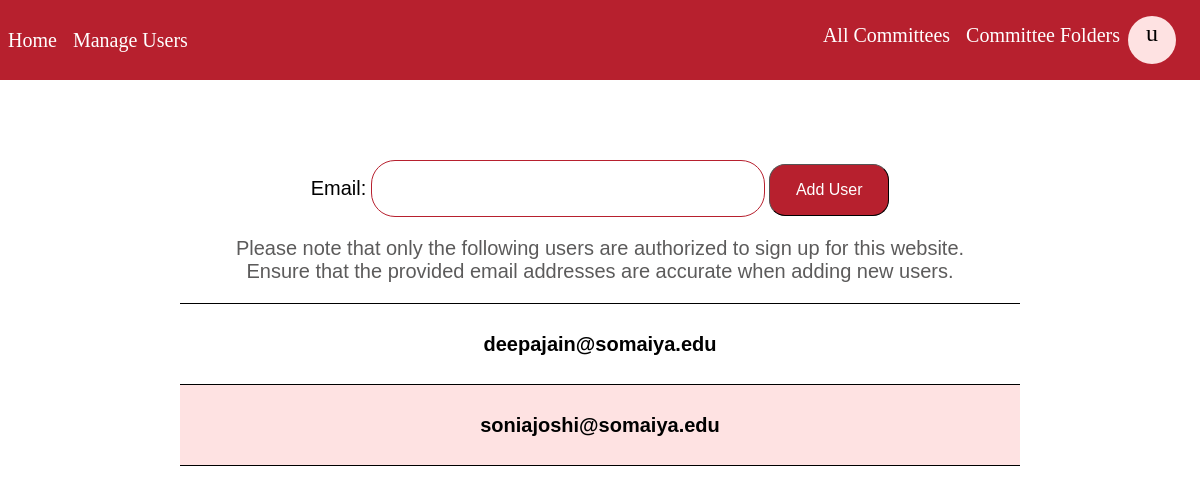
The app's page /users_allowed/ (signed in) with its own data.
### base/models.py (models this page shows, shortened)
class User(AbstractUser):
    avatar = models.ImageField(null = True, upload_to = "images/", blank = True)
    honorific = models.CharField(max_length = 200, null = True, blank = True)
    pname = models.CharField(max_length = 200, null = True)
    email = models.EmailField(unique = True, null = True)
    position = models.CharField(max_length = 200, null = True)
    number = models.BigIntegerField(null = True)
    department = models.ForeignKey(Department,on_delete=models.SET_NULL,null=True)
    is_verified = models.BooleanField(default = False)
    auth_token = models.CharField(max_length = 200)
    password_token = models.CharField(max_length = 200)
    USERNAME_FIELD = 'email'
    REQUIRED_FIELDS = ['pname', 'username']

class UserList(models.Model):
    email = models.EmailField(unique = True, max_length = 200)

### base/views.py (the view)
# urls.py: path('users_allowed/', views.users_allowed, name = 'users_allowed'),
@login_required(login_url='login')
def users_allowed(request):
    if request.user.is_superuser:
        users = UserList.objects.all()
        context = {'users': users}
        if request.method == "POST":
            form = UserListForm(request.POST)
            if form.is_valid():
                email = form['email']
                email = form.save()
                messages.success(request, 'User Added.')
                subject = "Access granted to use CommConnect"
                message = f"You can now register and use the features of CommConnect to manage all directories of the committees you're a part of! Check out the website at http://commconnect.pythonanywhere.com"
                email_from = settings.EMAIL_HOST_USER
                recipient_list = [email]
                send_mail(subject, message, email_from, recipient_list)
                return redirect('users_allowed')
        else:
            form = UserListForm()
        context['form'] = form
        return render(request, 'base/userlist.html', context)
    else:
        return redirect('home')

### base/forms.py
class UserListForm(ModelForm):
    class Meta:
        model = UserList
        fields = ['email']

### base/templates/base/userlist.html (shortened to what this page needs)
{% extends 'main.html' %}
{% load static %}
{% block content %}
<head>
</head>
<div class = "content">
    <form method = "POST" class = "add_user_form">
        {{ form.email.label_tag }}
        {{ form.email }}
        <button class = "add_user">Add User</button>
    </form>
    <p>
        Please note that only the following users are authorized to sign up for this website.
        <br>Ensure that the provided email addresses are accurate when adding new users.
    </p>
        <div class = "authorized_users_list">
        {% for user in users %}
        <div class="user_wrapper">
        <div class = "user">
            <div class = "user_row">
                <h1>{{user.email}}</h1>
            </div>
        </div>
        </div>
    <hr>
    {% endfor %}
</div>
</div>
{% endblock %}

### template/navbar.html (shortened to what this page needs)
{% block content %}
        <div class = "navbar">
            <div class = "left">
                <a href = "{% url 'home' %}" class = "navlinks">Home</a>
                {% if request.user.is_superuser %}
                    <a href = "{% url 'users_allowed' %}" class = "navlinks">Manage Users</a>
                {% endif %}
            </div>
            <div class = "right">
            {% if request.user.is_authenticated %}
                    <a href = "{% url 'committees_list' %}" class = "navlinks">All Committees</a>
                {% if request.user.is_superuser %}
                    <a href="{% url 'file-start' %}" class="navlinks">Committee Folders</a>
                {% else %}
                    <a href="{% url 'file-start' %}" class="navlinks">My Committees</a>
                {% endif %}
                    <div class="dropdown-main">
                        {% if request.user.avatar %}
                            <img src="{{ request.user.avatar.url }}" class="profile-avatar" alt="User Avatar">
                        {% else %}
                            <div class="profile-circle"><p>{{ request.user.pname|slice:":1" }}</p></div>
                        {% endif %}
                    </div>
            {% else %}
                <a href="{% url 'login' %}" class="navlinks">Login</a>
            {% endif %}
            </div>
        </div>
{% endblock content %}

### template/main.html (style rules this page uses)
.dropdown-main { display: inline-block; position: relative; }
.profile-circle { width: 2vh; height: 2vh; border-radius: 50%; display: flex; align-items: center; justify-content: center; }
.profile-circle { display: inline-block; width: 6vh; height: 6vh; line-height: 30px; border-radius: 50%; background-color: #FEE2E2; color: black; text-align: center; margin: 0; margin-right: 1vw; }
.profile-circle p { font-size: 3vh; padding: 0; transform: translateY(6%); margin: 0; }
.navbar { width: 100vw; position: fixed; top: 0; left: 0; right: 0; height: 10vh; background-color: #B7202E; display: flex; justify-content: space-between; align-items: center; box-sizing: border-box; z-index: 9999; }
.right { display: flex; margin-right: 1vw; }
.left { margin-right: auto; display: flex; }
.content { margin-top: 10vh; font-family: 'Trebuchet MS', 'Lucida Sans Unicode', 'Lucida Grande', 'Lucida Sans', Arial, sans-serif; }
.navlinks { text-decoration: none; color: white; margin: 0; padding: 1vh; font-size: 2.5vh; font-family: 'Times New Roman', Times, serif; }

### base/templates/base/userlist.html (style rules this page uses)
.content p { text-align: center; font-size: 2.5vh; color: rgb(92, 91, 91); }
.user_wrapper { display: flex; justify-content: center; align-items: center; margin: auto; width: 70vw; }
.user { display: flex; justify-content: center; align-items: center; width: 70vw; height: 10vh; padding: 0; margin: 0; }
.user_wrapper:nth-of-type(even) { background-color: #FEE2E2; }
.user_wrapper:nth-of-type(odd) { background-color: white; }
.user_row h1 { font-size: 2.5vh; }
hr { border: none; border-top: 0.1vh solid black; margin: 0; margin: auto; width: 70vw; }
.add_user { padding: 2vh; border-radius: 2vh; background-color: #B7202E; color: white; width: 15vh; border-width: 0.1vh; font-size: 2vh; }
.add_user_form input[type = "email"] { padding: 2vh; font-size: 2.5vh; border-radius: 3vh; border-width: 0.1vh; width: 30vw; border-style: solid; border-color: #B7202E; }
.add_user_form { margin-top: 20vh; text-align: center; }
.add_user_form label { font-size: 2.5vh; }

### records on screen
User: user.pname "u"
UserList: email "deepajain@somaiya.edu"
UserList: email "soniajoshi@somaiya.edu"
